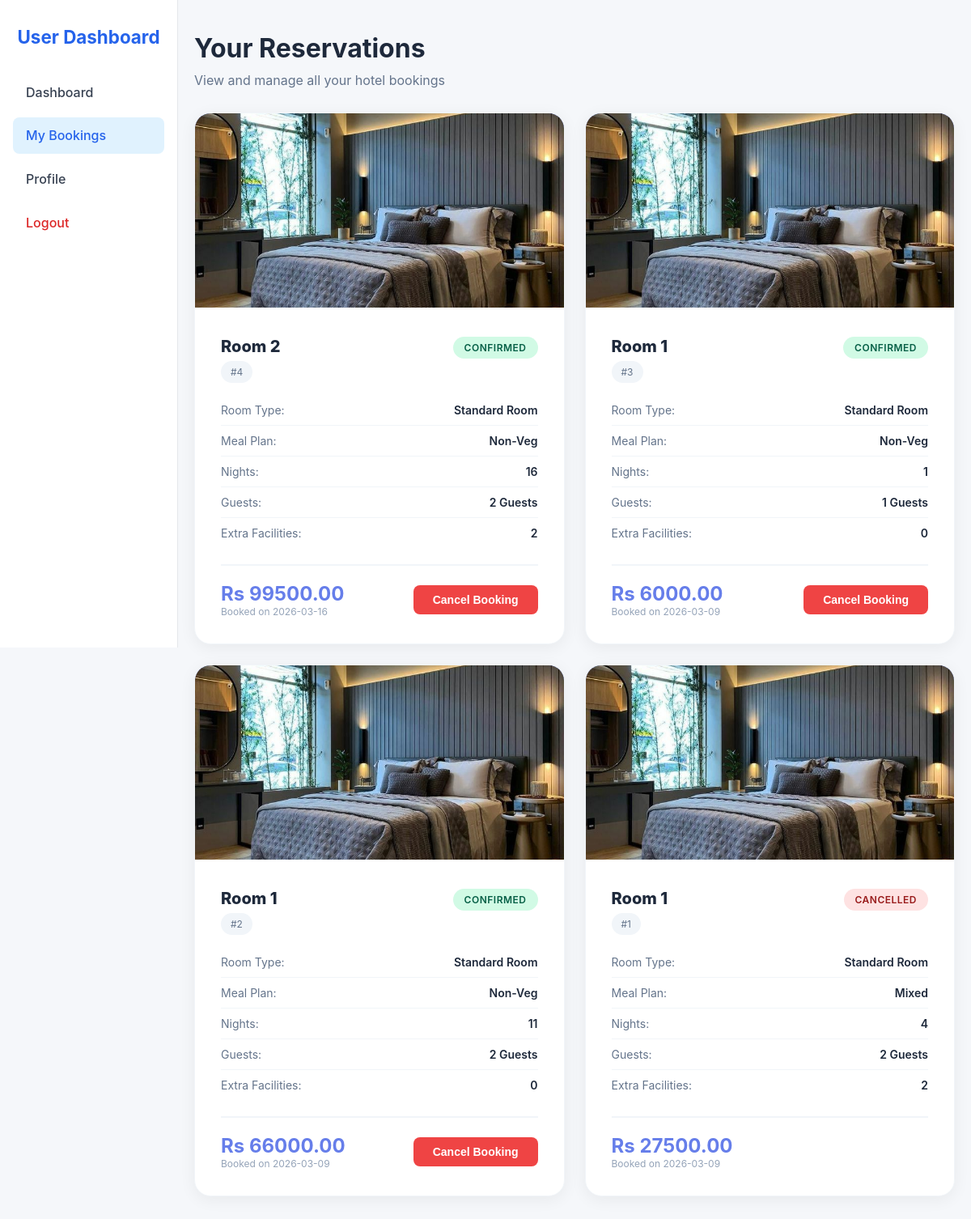
The page /my_bookings (signed in) on the database its author committed.
### tables this page shows
CREATE TABLE bookings (
            booking_id INTEGER PRIMARY KEY AUTOINCREMENT,
            customer_id INTEGER NOT NULL,
            room_id INTEGER NOT NULL,
            meal_plan_id INTEGER NOT NULL,
            market_segment_id INTEGER NOT NULL,
            booking_status TEXT NOT NULL CHECK(booking_status IN ('Canceled','Not_Canceled')),
            lead_time INTEGER NOT NULL DEFAULT 0 CHECK(lead_time >= 0),
            arrival_year INTEGER NOT NULL,
            arrival_month INTEGER NOT NULL CHECK(arrival_month BETWEEN 1 AND 12),
            arrival_date INTEGER NOT NULL CHECK(arrival_date BETWEEN 1 AND 31),
            avg_price_per_room REAL NOT NULL DEFAULT 0 CHECK(avg_price_per_room >= 0),
            no_of_special_requests INTEGER NOT NULL DEFAULT 0 CHECK(no_of_special_requests >= 0),
            total_nights INTEGER NOT NULL DEFAULT 1 CHECK(total_nights >= 1),
            total_guests INTEGER NOT NULL DEFAULT 1 CHECK(total_guests >= 1),
            required_car_parking_space INTEGER NOT NULL DEFAULT 0 CHECK(required_car_parking_space IN (0,1)),
            created_at TIMESTAMP DEFAULT CURRENT_TIMESTAMP,
            FOREIGN KEY(customer_id) REFERENCES customers(customer_id),
            FOREIGN KEY(room_id) REFERENCES rooms(room_id),
            FOREIGN KEY(meal_plan_id) REFERENCES meal_plans(meal_plan_id),
            FOREIGN KEY(market_segment_id) REFERENCES market_segments(market_segment_id)
        );

### app.py (the view)
    @app.get("/my_bookings")
    @need_user
    def my_bookings():
        bookings = booking_model.list_user_bookings(session["user_id"])
        return render_template("my_bookings.html", bookings=bookings)

### app.py (called while the page is built)
def need_user(view_func):
    @wraps(view_func)
    def wrapped(*args, **kwargs):
        if "user_id" not in session:
            flash("Please login first.", "warning")
            return redirect(url_for("login", next=request.url))
        if session.get("is_admin"):
            flash("User access required.", "danger")
            return redirect(url_for("admin_dashboard"))
        return view_func(*args, **kwargs)
    return wrapped

### hotel_app/models/db.py (called while the page is built)
def conn():
    conn = sqlite3.connect(DB_PATH)
    conn.row_factory = sqlite3.Row
    conn.execute("PRAGMA foreign_keys = ON")
    return conn

### templates/my_bookings.html (shortened to what this page needs)
<!DOCTYPE html>
<html lang="en">
<head>
    <link rel="stylesheet" href="{{ url_for('static', filename='css/my_bookings.css') }}">
    <link rel="stylesheet" href="{{ url_for('static', filename='css/flash.css') }}">
</head>
<body>
    <div class="dashboard">
        <aside class="sidebar">
            <h2>User Dashboard</h2>
            <nav>
                <a href="{{ url_for('user_dashboard') }}">Dashboard</a>
                <a href="{{ url_for('my_bookings') }}" class="active">My Bookings</a>
                <a href="{{ url_for('user_profile') }}">Profile</a>
                <a href="{{ url_for('logout') }}" class="logout">Logout</a>
            </nav>
        </aside>
        <div class="container">
            <div class="page-header">
                <h2>Your Reservations</h2>
                <p>View and manage all your hotel bookings</p>
            </div>
            {% if bookings %}
            <div class="bookings-grid">
                {% for booking in bookings %}
                <div class="booking-card">
                    {% if booking.image_path %}
                    <img src="{{ url_for('static', filename='uploads/rooms/' ~ booking.image_path) }}" alt="Room"
                        class="booking-image">
                    {% else %}
                    <div class="booking-image"></div>
                    {% endif %}
                    <div class="booking-content">
                        <div class="booking-header">
                            <div>
                                <div class="booking-title">Room {{ booking.room_number or 'N/A' }}</div>
                                <div class="booking-id">#{{ booking.booking_id }}</div>
                            </div>
                            <div class="status-actions">
                                {% if booking.booking_status == 'Not_Canceled' and booking.is_on_hold %}
                                <span class="status-badge status-hold">On Hold</span>
                                <button type="button" class="view-hold-btn">
                                    View
                                </button>
                                <div class="hold-data" hidden>
                                    <span class="hold-data-reason">{{ booking.hold_reason or "Your booking is under review by the admin team. Please wait for an update." }}</span>
                                    <span class="hold-data-updated">{{ booking.hold_noted_at or "" }}</span>
                                </div>
                                {% elif booking.booking_status == 'Not_Canceled' %}
                                <span class="status-badge status-confirmed">Confirmed</span>
                                {% elif booking.booking_status == 'Pending_Payment' %}
                                <span class="status-badge status-pending">Pending</span>
                                {% else %}
                                <span class="status-badge status-cancelled">Cancelled</span>
                                {% endif %}
                            </div>
                        </div>
                        <div class="booking-details">
                            <div class="detail-row">
                                <span class="detail-label">Room Type:</span>
                                <span class="detail-value">{{ booking.room_type_name or 'N/A' }}</span>
                            </div>
                            <div class="detail-row">
                                <span class="detail-label">Meal Plan:</span>
                                <span class="detail-value">{{ booking.meal_plan_name }}</span>
                            </div>
                            <div class="detail-row">
                                <span class="detail-label">Nights:</span>
                                <span class="detail-value">{{ booking.total_nights }}</span>
                            </div>
                            <div class="detail-row">
                                <span class="detail-label">Guests:</span>
                                <span class="detail-value">{{ booking.total_guests or 0 }} Guests</span>
                            </div>
                            <div class="detail-row">
                                <span class="detail-label">Extra Facilities:</span>
                                <span class="detail-value">{{ booking.extra_facility_count or 0 }}</span>
                            </div>
                        </div>
                        <div class="booking-footer">
                            <div>
                                <div class="total-amount">Rs {{ "%.2f"|format((booking.avg_price_per_room *
                                    booking.total_nights) + (booking.extra_facility_total or 0)) }}</div>
                                <div class="booking-date">Booked on {{ booking.created_at.split()[0] }}</div>
                            </div>
                            {% if booking.booking_status == 'Not_Canceled' %}
                            <form action="{{ url_for('cancel_booking', booking_id=booking.booking_id) }}" method="POST"
                                onsubmit="return confirm('Are you sure you want to cancel this booking?');">
                                <button type="submit" class="btn-cancel">Cancel Booking</button>
                            </form>
                            {% endif %}
                        </div>
                    </div>
                </div>
                {% endfor %}
            </div>
            {% else %}
            <div class="empty-state">
                <h3>No Bookings Yet</h3>
                <p>You haven't made any reservations. Start exploring our available rooms!</p>
                <a href="{{ url_for('user_dashboard') }}" class="btn-book">Browse Rooms</a>
            </div>
            {% endif %}
        </div>
    </div>
</body>
</html>

### static/css/my_bookings.css (style rules this page uses)
* { margin: 0; padding: 0; box-sizing: border-box; }
body { font-family: 'Inter', -apple-system, BlinkMacSystemFont, 'Segoe UI', Arial, sans-serif; background: #f5f7fa; color: #1e293b; }
.dashboard { display: flex; min-height: 100vh; }
.sidebar { width: 220px; background: #ffffff; border-right: 1px solid #e5e7eb; padding: 2rem 1rem; position: fixed; height: 100vh; }
.sidebar h2 { font-size: 1.4rem; font-weight: 700; text-align: center; margin-bottom: 2rem; color: #2563eb; }
.sidebar nav { display: flex; flex-direction: column; gap: 0.5rem; }
.sidebar nav a { padding: 0.8rem 1rem; color: #374151; text-decoration: none; border-radius: 8px; font-weight: 500; transition: all 0.2s ease-in-out; }
.sidebar nav a:hover, .sidebar nav a.active { background: #e0f2fe; color: #2563eb; }
.sidebar nav a.logout { margin-top: auto; color: #dc2626; }
.container { flex: 1; margin-left: 220px; padding: 40px 20px; width: calc(100% - 220px); }
.page-header { margin-bottom: 30px; }
.page-header h2 { font-size: 32px; color: #1e293b; margin-bottom: 10px; }
.page-header p { color: #64748b; font-size: 16px; }
.bookings-grid { display: grid; grid-template-columns: repeat(auto-fill, minmax(350px, 1fr)); gap: 25px; width: 100%; }
.booking-card { width: 100%; background: white; border-radius: 20px; overflow: hidden; box-shadow: 0 4px 20px rgba(0, 0, 0, 0.06); transition: all 0.4s cubic-bezier(0.4, 0, 0.2, 1); border: 1px solid #f1f5f9; }
.booking-image { width: 100%; height: 240px; object-fit: cover; background: #667eea; transition: transform 0.4s ease; }
.booking-content { padding: 32px; }
.booking-header { display: flex; justify-content: space-between; align-items: start; margin-bottom: 15px; }
.booking-title { font-size: 20px; font-weight: 800; color: #1e293b; }
.booking-id { font-size: 12px; color: #64748b; background: #f1f5f9; padding: 6px 12px; border-radius: 14px; margin-top: 6px; display: inline-block; }
.booking-details { margin: 15px 0; }
.detail-row { display: flex; justify-content: space-between; padding: 10px 0; border-bottom: 1px solid #f1f5f9; }
.detail-row:last-child { border-bottom: none; }
.detail-label { color: #64748b; font-size: 14px; }
.detail-value { color: #1e293b; font-weight: 600; font-size: 14px; }
.status-badge { display: inline-block; padding: 6px 14px; border-radius: 20px; font-size: 12px; font-weight: 600; text-transform: uppercase; letter-spacing: 0.5px; }
.status-confirmed { background: #d1fae5; color: #065f46; }
.status-cancelled { background: #fee2e2; color: #991b1b; }
.status-actions { display: flex; align-items: center; gap: 8px; }
.booking-footer { margin-top: 20px; padding-top: 20px; border-top: 2px solid #f1f5f9; display: flex; justify-content: space-between; align-items: center; flex-wrap: wrap; gap: 15px; }
.total-amount { font-size: 24px; font-weight: 700; color: #667eea; }
.booking-date { font-size: 12px; color: #94a3b8; }
.btn-cancel { padding: 10px 24px; background: #ef4444; color: white; text-decoration: none; border-radius: 8px; font-weight: 600; border: none; cursor: pointer; transition: all 0.3s; font-size: 14px; }

### rows shown on the page
bookings: room_number "2", booking_id "4", booking_status "CONFIRMED", room_type_name "Standard Room", meal_plan_name "Non-Veg", total_nights "16", total_guests "2", extra_facility_count "2", avg_price_per_room+total_nights "99500.00", created_at "2026-03-16"
bookings: room_number "1", booking_id "3", booking_status "CONFIRMED", room_type_name "Standard Room", meal_plan_name "Non-Veg", total_nights "1", total_guests "1", extra_facility_count "0", avg_price_per_room+total_nights "6000.00", created_at "2026-03-09"
bookings: room_number "1", booking_id "2", booking_status "CONFIRMED", room_type_name "Standard Room", meal_plan_name "Non-Veg", total_nights "11", total_guests "2", extra_facility_count "0", avg_price_per_room+total_nights "66000.00", created_at "2026-03-09"
bookings: room_number "1", booking_id "1", booking_status "CANCELLED", room_type_name "Standard Room", meal_plan_name "Mixed", total_nights "4", total_guests "2", extra_facility_count "2", avg_price_per_room+total_nights "27500.00", created_at "2026-03-09"
